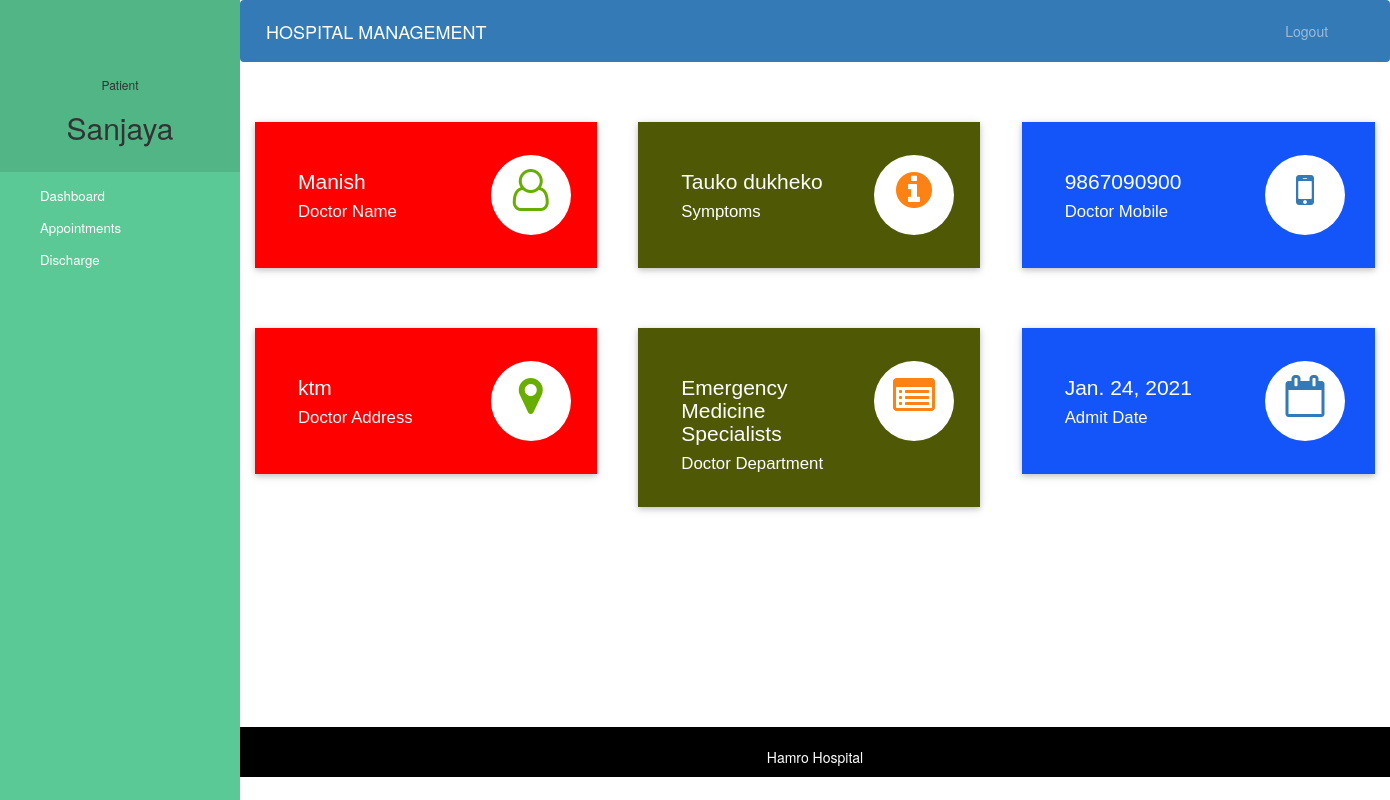
Screenshot of /patient-dashboard (signed in) with the database file from the repository.
### hospital/models.py (models this page shows, shortened)
class Patient(models.Model):
    user=models.OneToOneField(User,on_delete=models.CASCADE)
    address = models.CharField(max_length=40)
    mobile = models.CharField(max_length=20,null=False)
    symptoms = models.CharField(max_length=100,null=False)
    assignedDoctorId = models.PositiveIntegerField(null=True)
    admitDate=models.DateField(auto_now=True)
    status=models.BooleanField(default=False)

class Doctor(models.Model):
    user=models.OneToOneField(User,on_delete=models.CASCADE)
    address = models.CharField(max_length=40)
    mobile = models.CharField(max_length=20,null=True)
    department= models.CharField(max_length=50,choices=departments,default='Cardiologist')
    status=models.BooleanField(default=False)
    @property
    def get_name(self):
        return self.user.first_name+" "+self.user.last_name

### hospital/views.py (the view)
# urls.py: path('patient-dashboard', views.patient_dashboard_view,name='patient-dashboard'),
@login_required(login_url='patientlogin')
@user_passes_test(is_patient)
def patient_dashboard_view(request):
    patient=models.Patient.objects.get(user_id=request.user.id)
    doctor=models.Doctor.objects.get(user_id=patient.assignedDoctorId)
    mydict={
    'patient':patient,
    'doctorName':doctor.get_name,
    'doctorMobile':doctor.mobile,
    'doctorAddress':doctor.address,
    'symptoms':patient.symptoms,
    'doctorDepartment':doctor.department,
    'admitDate':patient.admitDate,
    }
    return render(request,'hospital/patient_dashboard.html',context=mydict)

### hospital/views.py (called while the page is built)
def is_patient(user):
    return user.groups.filter(name='PATIENT').exists()

### templates/hospital/patient_dashboard.html
{% extends 'hospital/patient_base.html' %}
{% load static %}
{% block content %}
{%include 'hospital/patient_dashboard_cards.html'%}
<br><br><br><br>
{% endblock content %}

### templates/hospital/patient_base.html (shortened to what this page needs)
<!DOCTYPE html>
{% load static %}
<html lang="en">
<head>
  <link rel="stylesheet" href="https://stackpath.bootstrapcdn.com/bootstrap/4.3.1/css/bootstrap.min.css">
  <link rel="stylesheet" href="https://maxcdn.bootstrapcdn.com/font-awesome/4.7.0/css/font-awesome.min.css">
</head>
<body>
  <nav class="menu" tabindex="0">
    <header class="avatar">
      <br><br>
      <h6>Patient</h6>
      <h2>{{request.user.first_name}}</h2>
    </header>
    <ul>
      <li tabindex="0" class="icon-dashboard"> <a style="color:white; text-decoration:none;" href="/patient-dashboard"><span>Dashboard</span></a> </li>
      <li tabindex="0" class="icon-calendar"> <a style="color:white; text-decoration:none;" href="/patient-appointment"><span>Appointments</span></a></li>
      <li tabindex="0" class="icon-users"> <a style="color:white; text-decoration:none;" href="/patient-discharge"><span>Discharge</span></a></li>
    </ul>
  </nav>
  <main>
    <div class="bs-example">
      <nav class="navbar navbar-expand-md  navbar-dark fixed-top" style="background:#337AB7;">
        <a href="/patient-dashboard" class="navbar-brand">HOSPITAL MANAGEMENT</a>
        <div class="collapse navbar-collapse justify-content-between" id="navbarCollapse">
          <div class="navbar-nav" style=" margin-left: 90%;">
            <a href="/logout" class="nav-item nav-link">Logout</a>
          </div>
        </div>
      </nav>
    </div>
    <br><br>
    {% block content %}
    {% endblock content %}
    <br><br><br><br><br><br><br>
    <footer>
      <br>
      <div class="container">
        <div class="row">
          <div class="col-md-12 col-sm-12">
            <div style="color:#ffffff;" class="wow fadeInUp footer-copyright">
              <p>Hamro Hospital<br>
                </p>
            </div>
          </div>
        </div>
      </div>
    </footer>
  </main>
</body>
</html>

### templates/hospital/patient_dashboard_cards.html (shortened to what this page needs)
<!DOCTYPE html>
<html lang="en" dir="ltr">
<head>
  <link rel="stylesheet" href="https://maxcdn.bootstrapcdn.com/bootstrap/3.4.1/css/bootstrap.min.css">
  <link rel="stylesheet" href="https://cdnjs.cloudflare.com/ajax/libs/font-awesome/4.7.0/css/font-awesome.min.css">
</head>
<body>
  <div class="market-updates">
    <div class="col-md-4 market-update-gd">
      <div class="market-update-block clr-block-1">
        <div class="col-md-8 market-update-left">
          <h3>{{doctorName}}</h3>
          <h4>Doctor Name</h4>
        </div>
        <div class="col-md-4 market-update-right">
          <i class="fa fa-user-o"> </i>
        </div>
        <div class="clearfix"> </div>
      </div>
    </div>
    <div class="col-md-4 market-update-gd">
      <div class="market-update-block clr-block-2">
        <div class="col-md-8 market-update-left">
          <h3>{{symptoms}}</h3>
          <h4>Symptoms</h4>
        </div>
        <div class="col-md-4 market-update-right">
          <i class="fa fa-info-circle"></i>
        </div>
        <div class="clearfix"> </div>
      </div>
    </div>
    <div class="col-md-4 market-update-gd">
      <div class="market-update-block clr-block-3">
        <div class="col-md-8 market-update-left">
          <h3>{{doctorMobile}}</h3>
          <h4>Doctor Mobile</h4>
        </div>
        <div class="col-md-4 market-update-right">
          <i class="fa fa-mobile" aria-hidden="true"></i>
        </div>
        <div class="clearfix"> </div>
      </div>
    </div>
  </div>
  <br><br><br>
  <div class="market-updates">
    <div class="col-md-4 market-update-gd">
      <div class="market-update-block clr-block-1">
        <div class="col-md-8 market-update-left">
          <h3>{{doctorAddress}}</h3>
          <h4>Doctor Address</h4>
        </div>
        <div class="col-md-4 market-update-right">
          <i class="fa fa-map-marker"> </i>
        </div>
        <div class="clearfix"> </div>
      </div>
    </div>
    <div class="col-md-4 market-update-gd">
      <div class="market-update-block clr-block-2">
        <div class="col-md-8 market-update-left">
          <h3>{{doctorDepartment}}</h3>
          <h4>Doctor Department</h4>
        </div>
        <div class="col-md-4 market-update-right">
          <i class="fa fa-list-alt"></i>
        </div>
        <div class="clearfix"> </div>
      </div>
    </div>
    <div class="col-md-4 market-update-gd">
      <div class="market-update-block clr-block-3">
        <div class="col-md-8 market-update-left">
          <h3>{{admitDate}}</h3>
          <h4>Admit Date</h4>
        </div>
        <div class="col-md-4 market-update-right">
          <i class="fa fa-calendar-o" aria-hidden="true"></i>
        </div>
        <div class="clearfix"> </div>
      </div>
    </div>
  </div>
</body>
</html>

### templates/hospital/patient_base.html (style rules this page uses)
a:link { text-decoration: none; }
a { color: white; }
footer { padding: 0px 0px 0px 0px; background-color: black; margin: 0px; }
.fa { font-size: 23px; width: 60px; text-align: center; text-decoration: none; margin: 5px 2px; border-radius: 50%; }
p { text-align: center; }
body { padding-left: 240px; }
main { position: relative; height: 100vh; }
.menu { background: #5bc995; height: 100vh; width: 240px; position: fixed; top: 0px; left: 0; z-index: 5; outline: none; }
.menu .avatar { background: rgba(0, 0, 0, 0.1); padding: 2em 0.5em; text-align: center; }
.menu .avatar h2 { font-weight: normal; margin-bottom: 0; }
.menu ul { list-style: none; padding: 0.5em 0; margin: 0; }
.menu ul li { padding: 0.5em 1em 0.5em 3em; font-size: 0.95em; font-weight: regular; background-repeat: no-repeat; background-position: left 15px center; background-size: auto 20px; transition: all 0.15s linear; cursor: pointer; }
.menu ul li.icon-dashboard { background-image: url("http://www.entypo.com/images//gauge.svg"); }
.menu ul li.icon-users { background-image: url("http://www.entypo.com/images//users.svg"); }
.menu ul li.icon-calendar { background-image: url("http://www.entypo.com/images//calendar.svg"); }

### templates/hospital/patient_dashboard_cards.html (style rules this page uses)
.market-update-block { padding: 2em 2em; background: #999; }
.market-update-block h3 { color: #fff; font-size: 1.5em; font-family: 'Carrois Gothic', sans-serif; }
.market-update-block h4 { font-size: 1.2em; color: #fff; margin: 0.3em 0em; font-family: 'Carrois Gothic', sans-serif; }
.market-update-block.clr-block-1 { background: #ff0000; margin-right: 0.8em; box-shadow: 0 2px 5px 0 rgba(0, 0, 0, 0.16), 0 2px 10px 0 rgba(0, 0, 0, 0.12); transition: 0.5s all; -webkit-transition: 0.5s all; -moz-transition: 0.5s all; -o-transition: 0.5s all; }
.market-update-block.clr-block-2 { background: #4f5905; margin-right: 0.8em; box-shadow: 0 2px 5px 0 rgba(0, 0, 0, 0.16), 0 2px 10px 0 rgba(0, 0, 0, 0.12); transition: 0.5s all; -webkit-transition: 0.5s all; -moz-transition: 0.5s all; -o-transition: 0.5s all; }
.market-update-block.clr-block-3 { background: #1355f9; box-shadow: 0 2px 5px 0 rgba(0, 0, 0, 0.16), 0 2px 10px 0 rgba(0, 0, 0, 0.12); transition: 0.5s all; -webkit-transition: 0.5s all; -moz-transition: 0.5s all; -o-transition: 0.5s all; }
.market-update-right i.fa.fa-user-o, i.fa.fa-map-marker { font-size: 3em; color: #68AE00; width: 80px; height: 80px; background: #fff; text-align: center; border-radius: 49px; -webkit-border-radius: 49px; -moz-border-radius: 49px; -o-border-radius: 49px; line-height: 1.7em; }
.market-update-right i.fa.fa-info-circle, i.fa.fa-list-alt { font-size: 3em; color: #FC8213; width: 80px; height: 80px; background: #fff; text-align: center; border-radius: 49px; -webkit-border-radius: 49px; -moz-border-radius: 49px; -o-border-radius: 49px; line-height: 1.7em; }
.market-update-right i.fa.fa-mobile, i.fa.fa-calendar-o { font-size: 3em; color: #337AB7; width: 80px; height: 80px; background: #fff; text-align: center; border-radius: 49px; -webkit-border-radius: 49px; -moz-border-radius: 49px; -o-border-radius: 49px; line-height: 1.7em; }
.market-update-left { padding: 0px; }

### rows the page displays
Patient: symptoms "Tauko dukheko", admitDate "Jan. 24, 2021"
Doctor: mobile "9867090900", address "ktm", department "Emergency Medicine Specialists"

### other values shown
{{ request.user.first_name }} "Sanjaya"
{{ doctorName }} "Manish"
